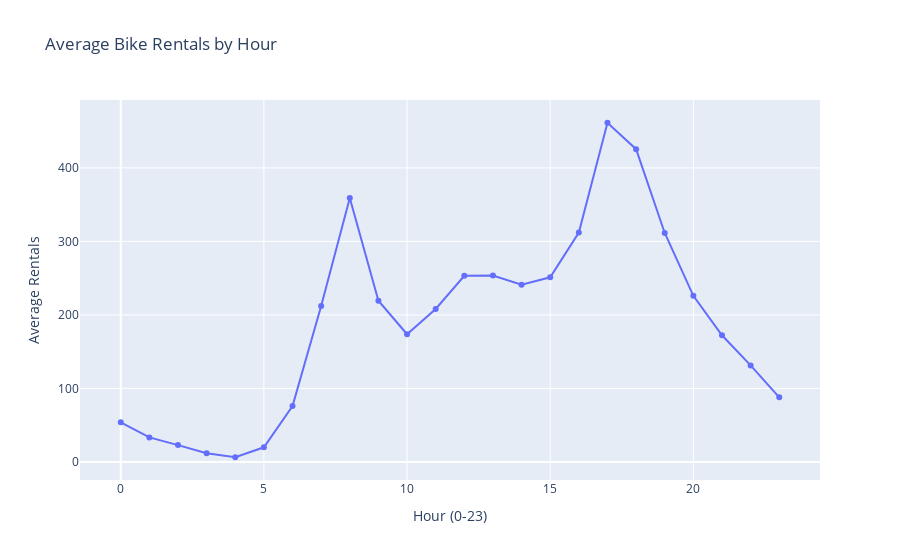

Here is the notebook cell this chart was saved with:
### Code cell
# Hourly bike rental usage

# Average rentals by hour
hour_data = hour_data_update.groupby('hr')['cnt'].mean().reset_index()

fig = px.line(hour_data, x='hr', y='cnt', title="Average Bike Rentals by Hour", markers=True)
fig.update_layout(xaxis_title='Hour (0-23)', yaxis_title='Average Rentals')
fig.show()

### Figure 1 — Plotly figure (JSON) as saved in the notebook; plotly's stock layout.template omitted (floating-point values rounded to 4 significant figures)
{"data": [{"hovertemplate": "hr=%{x}<br>cnt=%{y}<extra></extra>", "legendgroup": "", "line": {"color": "#636efa", "dash": "solid"}, "marker": {"symbol": "circle"}, "mode": "markers+lines", "name": "", "orientation": "v", "showlegend": false, "type": "scatter", "x": [0, 1, 2, 3, 4, 5, 6, 7, 8, 9, 10, 11, 12, 13, 14, 15, 16, 17, 18, 19, 20, 21, 22, 23], "xaxis": "x", "y": [53.9, 33.38, 22.87, 11.73, 6.353, 19.89, 76.04, 212.1, 359.0, 219.3, 173.7, 208.1, 253.3, 253.7, 240.9, 251.2, 312.0, 461.5, 425.5, 311.5, 226.0, 172.3, 131.3, 87.83], "yaxis": "y"}], "layout": {"legend": {"tracegroupgap": 0}, "title": {"text": "Average Bike Rentals by Hour"}, "xaxis": {"anchor": "y", "domain": [0, 1], "title": {"text": "Hour (0-23)"}}, "yaxis": {"anchor": "x", "domain": [0, 1], "title": {"text": "Average Rentals"}}}}
